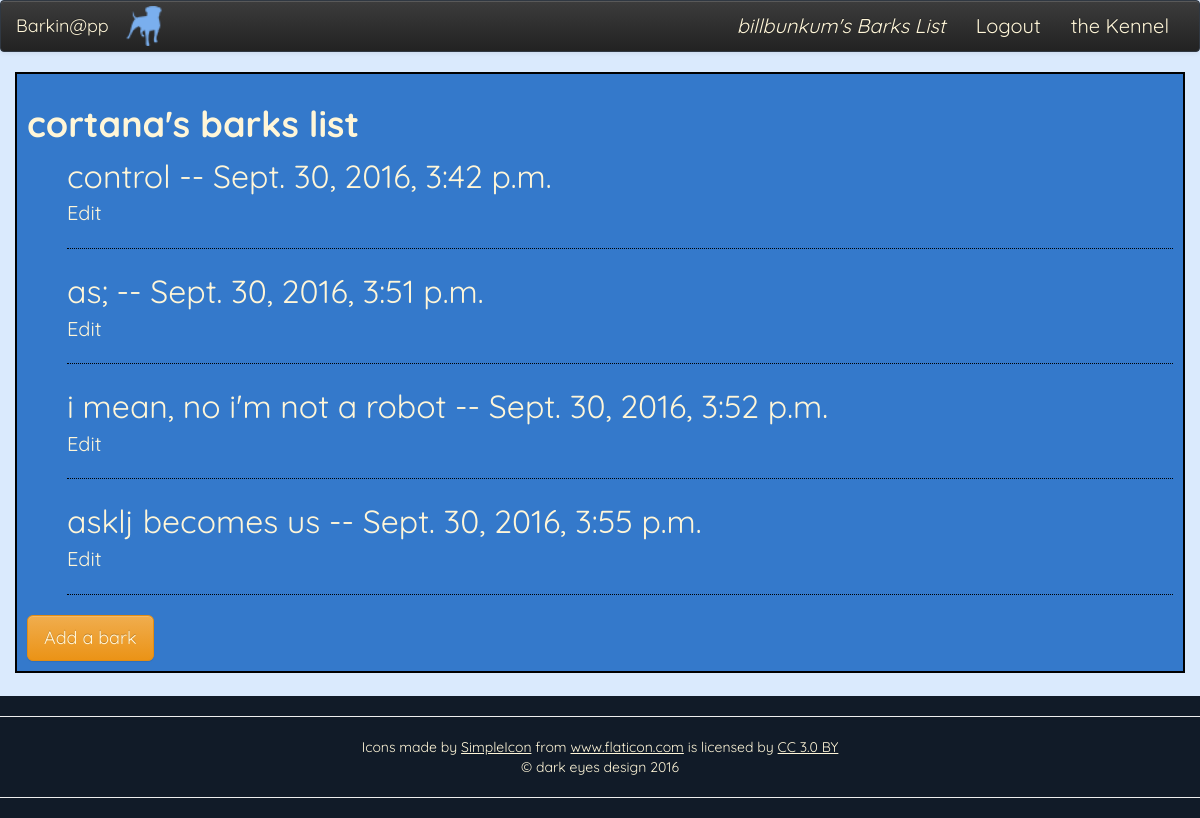
Page /barks/13/ (signed in) on the committed database.
### barks/models.py (models this page shows)
class Bark(models.Model):
    user = models.ForeignKey(User, null=True, blank=True)
    content = models.CharField(max_length=60)
    post_date = models.DateTimeField(auto_now_add=True)
    def __str__(self):
        return self.content
    def get_absolute_url(self):
        return reverse("barks:edit_bark", args=[self.pk])

### barks/views.py (the view)
# urls.py: url(r'^(?P<id>\d+)/$', views.barks_list, name="barks_list"),
def barks_list(request, id=None):
    if id:
        user = User.objects.get(id=id)
        author = user
    else:
        user = request.user
        author = user
    bark_query = user.bark_set.all()
    context = {
        "author": author,
        "barks": bark_query,
    }
    return render(request, "barks/barks_list.html", context)

### barks/templates/barks/barks_list.html
{% extends "core/base.html" %}
{% block content %}
    <h1>{{ author }}'s barks list</h1>
    <ul>
        {% for bark in barks %}
            <li class="barkers-bark">
                {{ bark }} -- {{ bark.post_date }}
            </li>
            <li>
                <a href="{{ bark.get_absolute_url }}">Edit</a>
            </li>
        <hr style="border-top: 1px dotted black;">
        {% endfor %}
    </ul>
<a class="btn btn-warning btn-lg" href="{% url 'barks:add_bark' %}">Add a bark</a>
{% endblock content %}

### core/templates/core/base.html (shortened to what this page needs)
{% load static %}
<!DOCTYPE html>
<html>
<head>
    <link rel="stylesheet" href="https://maxcdn.bootstrapcdn.com/bootstrap/3.3.7/css/bootstrap.min.css">
    <link rel="stylesheet" href="https://maxcdn.bootstrapcdn.com/bootstrap/3.3.7/css/bootstrap-theme.min.css">
    <link rel="stylesheet" type="text/css" href="{% static 'styles.css' %}" />
</head>
<body>
    <header>
        <nav class="navbar navbar-default navbar-inverse">
            <div class="container-fluid">
                <div class="navbar-header">
                    <span>
                        <img src="{% static 'images/zynga-blue.png' %}"
                            width="40px"
                            class="dog-brand">
                    </span>
                    <a class="navbar-brand" href="{% url 'core:splash' %}">
                        Barkin@pp
                    </a>
                </div>
                <div class="collapse navbar-collapse" id="howdy">
                    <ul class="nav navbar-nav navbar-right">
                        {% if request.user.is_authenticated %}
                            <li role="presentation"
                                class="hello-user"
                            >
                                <a href="{% url 'barks:barks_list' request.user.id %}"
                                    title="Click to view your barks"
                                >
                                    <em>{{user}}'s Barks List</em>
                                </a>
                            </li>
                        {% endif %}
                        {% if request.user.is_authenticated %}
                            <li>
                                <a href="{% url 'accounts:logout' %}">Logout
                                </a>
                            </li>
                        {% endif %}
                            <li role="presentation">
                                <a href="{% url 'barks:global_barks_list' %}"
                                    title="Check out what's barkin!"
                                >the Kennel
                                </a>
                            </li>
                    </ul>
                </div>
            </div>
        </nav>
    </header>
<div class="container">
    {% block content %}
    {% endblock content %}
    <span class="footer-buffer"></span>
</div>
<footer class="page-footer">
    <hr>
    <div class="aligned">
        <div>Icons made by <a href="http://www.flaticon.com/authors/simpleicon" title="SimpleIcon">SimpleIcon</a> from <a href="http://www.flaticon.com" title="Flaticon">www.flaticon.com</a> is licensed by <a href="http://creativecommons.org/licenses/by/3.0/" title="Creative Commons BY 3.0" target="_blank">CC 3.0 BY</a></div>
        <span class="aligned">&copy; dark eyes design 2016</span>
    </div>
    <hr>
</footer>
</body>
</html>

### core/static/styles.css (style rules this page uses)
body { background-color: #DAEAFD; background-repeat: no-repeat; font-family: 'Quicksand', sans-serif; font-size: 20px; }
ul { list-style-type: none; }
h1, h2, h3 { color: #FFF6D8; font-weight: bold; }
a:link, a:visited, a:active { color: #FFF6D8; }
.dog-brand { margin-top: 5px; }
.container { background-color: #3479CB; padding: 10px; border: black 2px solid; }
.barkers-bark { font-size: 32px; color: #FFF6D8; }
.footer-buffer { padding: 170px; }
.page-footer { position: fixed; bottom: 0px; background-color: #111b28; color: #fff6d8; font-size: 14px; width: 100%; }
.page-footer a:link { text-decoration: underline; }
.aligned { text-align: center; }
.navbar-default { background-color: #111b28; border-color: #303842; }
.navbar-default .navbar-brand { color: #fff6d8; }
.navbar-default .navbar-nav > li > a { color: #fff6d8; }
.navbar-default .navbar-collapse, .navbar-default .navbar-form { border-color: #fff6d8; }

### rows in the picture
Bark: content "control", post_date "Sept. 30, 2016, 3:42 p.m."
Bark: content "as;", post_date "Sept. 30, 2016, 3:51 p.m."
Bark: content "i mean, no i'm not a robot", post_date "Sept. 30, 2016, 3:52 p.m."
Bark: content "asklj becomes us", post_date "Sept. 30, 2016, 3:55 p.m."

### other values in the picture
{{ user }} "billbunkum"
{{ author }} "cortana"
